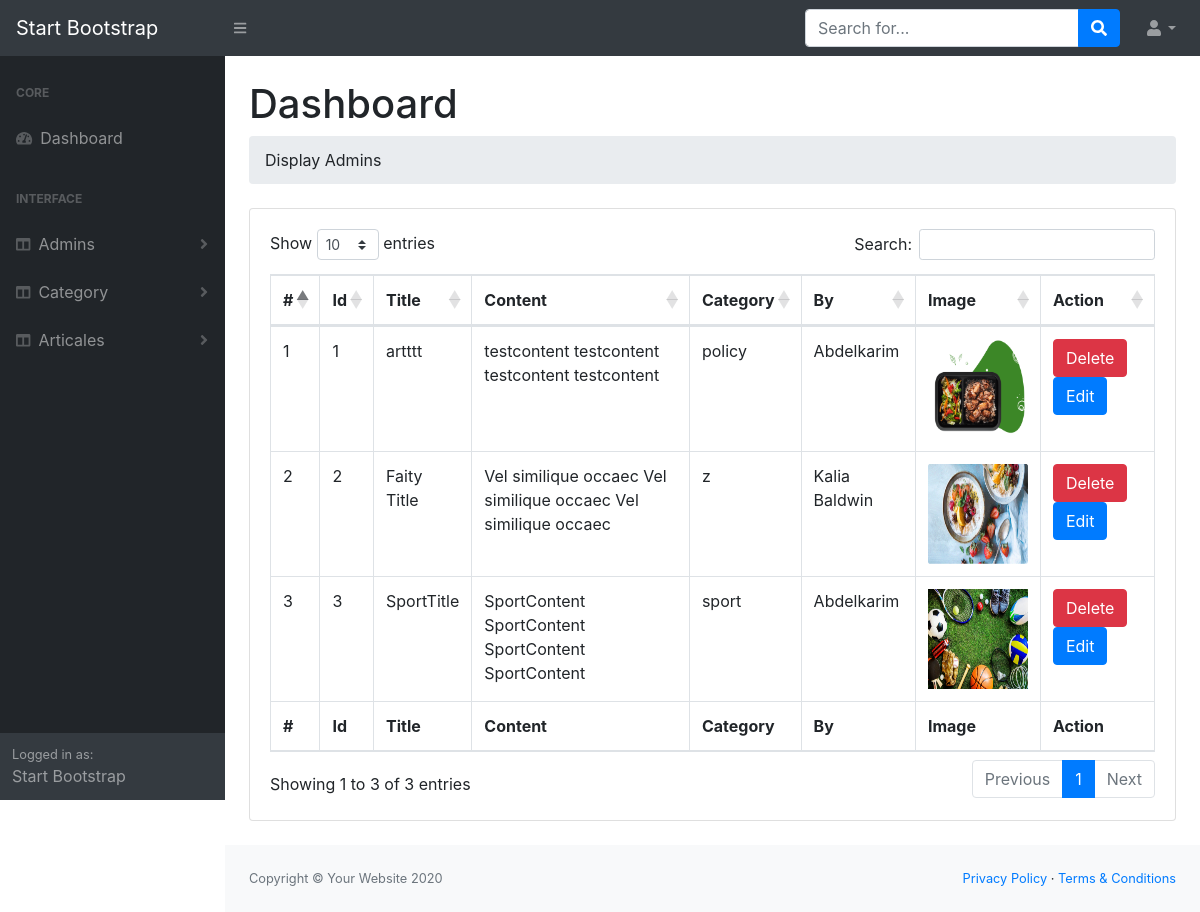
Screenshot of /Admin/Articales/index.php (signed in) with the database file from the repository.
### tables this page shows
CREATE TABLE `articales` (
  `id` int(11) NOT NULL,
  `title` char(100) NOT NULL,
  `content` varchar(5000) NOT NULL,
  `image` char(30) NOT NULL,
  `cat_id` int(11) NOT NULL,
  `addedby` int(11) NOT NULL
);

CREATE TABLE `category` (
  `id` int(11) NOT NULL,
  `title` char(30) NOT NULL
);

CREATE TABLE `users` (
  `id` int(11) NOT NULL,
  `name` char(50) NOT NULL,
  `email` char(50) NOT NULL,
  `password` char(60) NOT NULL,
  `phone` char(50) NOT NULL,
  `role_id` int(11) NOT NULL
);

### Admin/Articales/index.php (the view, shortened to what this page needs)
<?php
require '../helpers/dbConnection.php';
$sql = "select articales.*,category.title as catTitle,users.name from articales join category on articales.cat_id = category.id  join users  on users.id = articales.addedby  ";
$op  = mysqli_query($con,$sql);
 require '../Layouts/header.php';
 require '../Layouts/topNav.php';
?>
    <div id="layoutSidenav">
 <?php
    require '../Layouts/sidNav.php';
 ?>
            <div id="layoutSidenav_content">
                  <main>
                    <div class="container-fluid">
                        <h1 class="mt-4">Dashboard</h1>
                        <ol class="breadcrumb mb-4">
                    </ol>
                        <div class="card mb-4">
                            <div class="card-body">
                                <div class="table-responsive">
                                    <table class="table table-bordered" id="dataTable" width="100%" cellspacing="0">
                                        <thead>
                                            <tr>
                                                <th>#</th>
                                                <th>Id</th>
                                                <th>Title</th>
                                                <th>Content</th>
                                                <th>Category</th>
                                                <th>By</th>
                                                <th>Image</th>
                                                <th>Action</th>
                                            </tr>
                                        </thead>
                                        <tfoot>
                                            <tr>
                                                <th>#</th>
                                                <th>Id</th>
                                                <th>Title</th>
                                                <th>Content</th>
                                                <th>Category</th>
                                                <th>By</th>
                                                <th>Image</th>
                                                <th>Action</th>
                                            </tr>
                                        </tfoot>
                                        <tbody>
                                 <?php
                                    $i = 0;
                                    while($data = mysqli_fetch_assoc($op)){
                                 ?>
                                          <tr>
                                               <td><?php echo ++$i;?></td>
                                               <td><?php echo $data['id'];?></td>
                                               <td><?php echo $data['title'];?></td>
                                               <td><?php echo $data['content'];?></td>
                                               <td><?php echo $data['catTitle'];?></td>
                                               <td><?php echo $data['name'];?></td>
                                               <td><img src="./uploads/<?php echo $data['image'];?>" width="100" height="100"></td>
                                                <td>
                                               <a href='delete.php?id=<?php echo $data['id'];?>' class='btn btn-danger m-r-1em'>Delete</a>
                                               <a href='edit.php?id=<?php echo $data['id'];?>' class='btn btn-primary m-r-1em'>Edit</a>
                                           </td>
                                            </tr>
                                <?php } ?>
                                        </tbody>
                                    </table>
                                </div>
                            </div>
                        </div>
                    </div>
                </main>
<?php
  require '../Layouts/footer.php';
?>

### rows the page displays
articales: id "1", title "artttt", content "testcontent testcontent testcontent testcontent", cat.title "policy", addedby.name "Abdelkarim", image (picture)
articales: id "2", title "Faity Title", content "Vel similique occaec Vel similique occaec Vel similique occaec", cat.title "z", addedby.name "Kalia Baldwin", image (picture)
articales: id "3", title "SportTitle", content "SportContent SportContent SportContent SportContent", cat.title "sport", addedby.name "Abdelkarim", image (picture)

### other values shown
$value "Admins"
$value "Category"
$value "Articales"
$txt "Display Admins"
